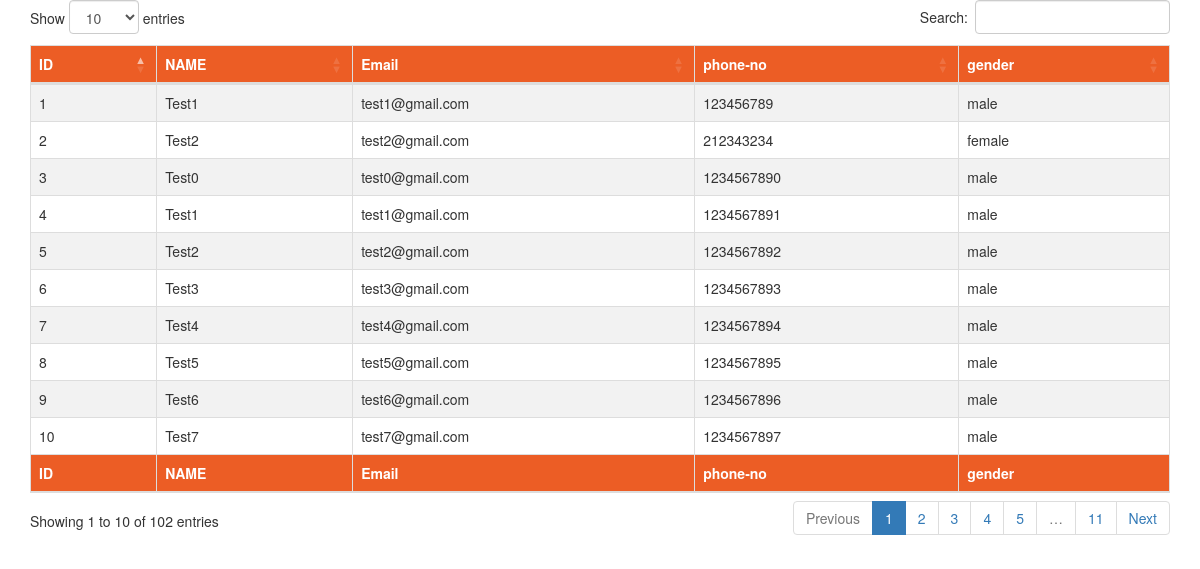
The page / on the database its author committed.
### tables this page shows
CREATE TABLE `mock_test_tbl` (
  `Id` int(11) NOT NULL,
  `Name` varchar(50) NOT NULL,
  `Email` varchar(20) NOT NULL,
  `Phone` varchar(11) NOT NULL,
  `Gender` varchar(20) NOT NULL
);

### index.php (the view, shortened to what this page needs)
 <?php
$con=mysqli_connect('localhost','root','','mock_test_tbl');
$query="select * from mock_test_tbl";
$execute=mysqli_query($con,$query);
?>
<!DOCTYPE html>
<html>
<head>
    <link href="https://cdn.datatables.net/1.10.18/css/dataTables.bootstrap4.min.css" rel="stylesheet">
    <link rel="stylesheet" href="https://maxcdn.bootstrapcdn.com/bootstrap/3.4.1/css/bootstrap.min.css">
</head>
<body>
    <div class="container-fluid">
        <div class="block-header">
            <div class="row">
                <div class="col-lg-12 col-md-12 col-sm-12">
                    <div class="card">
                        <div class="row">
                            <div class="col-lg-4 col-md-4 col-sm-4">
                                <div class="container">
                                <table class="table table-bordered table-striped table-hover" id="dataTable" width="100%" cellspacing="0">
                                    <thead style="color: #fff; background-color: #EC5D25;">
                                        <tr>
                                            <th>ID</th>
                                            <th>NAME</th>
                                            <th>Email</th>
                                            <th>phone-no</th>
                                            <th>gender</th>
                                        </tr>
                                    </thead>
                                    <tfoot style="color: #fff; background-color: #EC5D25;">
                                        <tr>
                                        <th>ID</th>
                                            <th>NAME</th>
                                            <th>Email</th>
                                            <th>phone-no</th>
                                            <th>gender</th>
                                        </tr>
                                    </tfoot>
                                    <tbody>
                                        <?php
                                            while($row=mysqli_fetch_assoc($execute))
                                                { ?>
                                        <tr>
                                            <td><?php echo $row['Id']; ?></td>
                                            <td><?php echo $row['Name']; ?></td>
                                            <td><?php echo $row['Email']; ?></td>
                                            <td><?php echo $row['Phone']; ?></td>
                                            <td><?php echo $row['Gender']; ?></td>
                                        </tr>
                                                <?php
                                                }
                                        ?>
                                    </tbody>
                                </table>
                            </div>
                            </div>
                        </div>
                    </div>
                </div>
            </div>
        </div>
    </div>
</body>
</html>

### rows shown on the page
mock_test_tbl: Id "1", Name "Test1", Email "test1@gmail.com", Phone "123456789", Gender "male"
mock_test_tbl: Id "2", Name "Test2", Email "test2@gmail.com", Phone "212343234", Gender "female"
mock_test_tbl: Id "3", Name "Test0", Email "test0@gmail.com", Phone "1234567890", Gender "male"
mock_test_tbl: Id "4", Name "Test1", Email "test1@gmail.com", Phone "1234567891", Gender "male"
mock_test_tbl: Id "5", Name "Test2", Email "test2@gmail.com", Phone "1234567892", Gender "male"
mock_test_tbl: Id "6", Name "Test3", Email "test3@gmail.com", Phone "1234567893", Gender "male"
mock_test_tbl: Id "7", Name "Test4", Email "test4@gmail.com", Phone "1234567894", Gender "male"
mock_test_tbl: Id "8", Name "Test5", Email "test5@gmail.com", Phone "1234567895", Gender "male"
mock_test_tbl: Id "9", Name "Test6", Email "test6@gmail.com", Phone "1234567896", Gender "male"
mock_test_tbl: Id "10", Name "Test7", Email "test7@gmail.com", Phone "1234567897", Gender "male"
